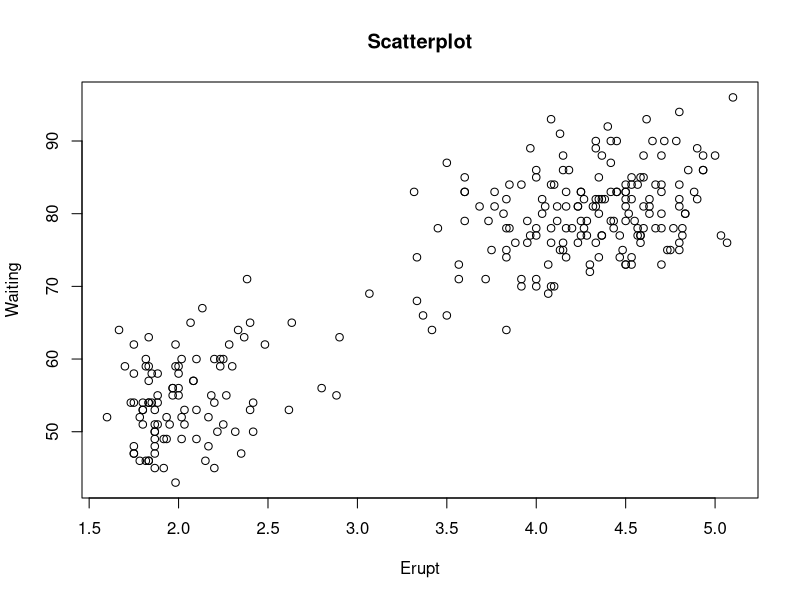

Reproduce this figure in R.
## ---- chunk 1
# echo=false hides the code we wrote in this chunk
plot(faithful$eruptions, faithful$waiting, xlab="Erupt", ylab="Waiting", main="Scatterplot")
